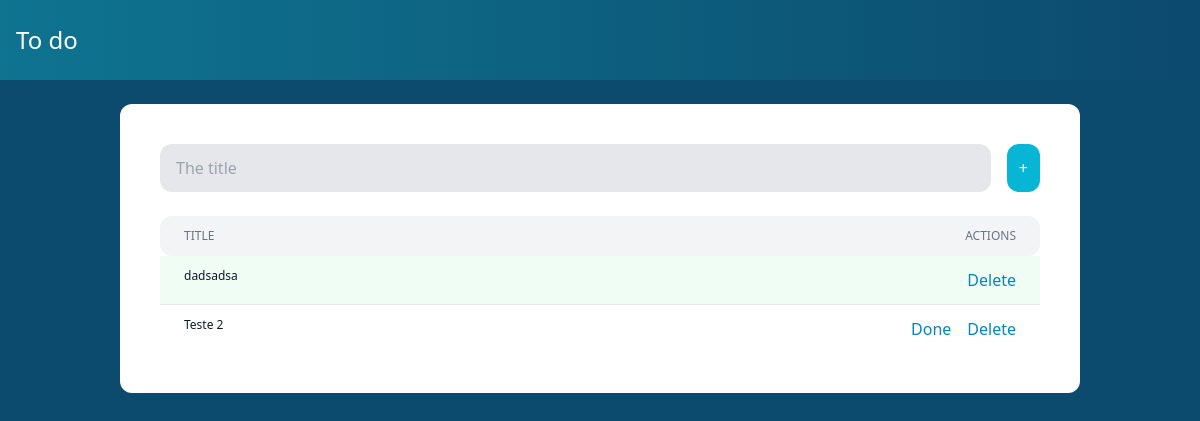
The app's page /, older data.
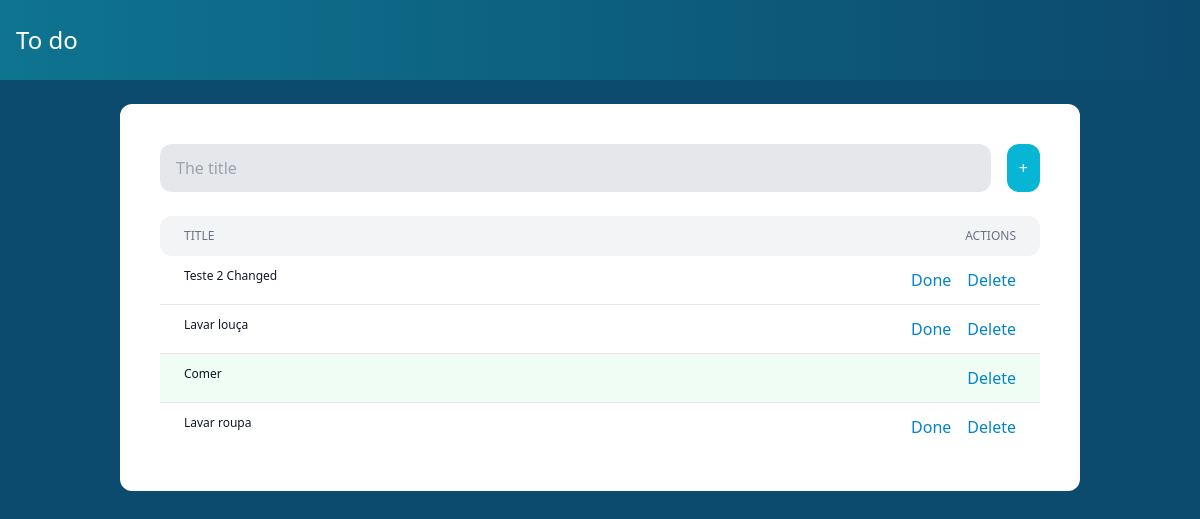
The same page, newer data.
### todo/models.py (models this page shows)
class TodoModel(models.Model):
  title = models.CharField(max_length=255)
  is_done = models.BooleanField(default=False)

### todo/views.py (the view)
# urls.py: path("", TodosView, name="todos"),
def TodosView(request):
    todos = TodoModel.objects.all()
    context = {
        "todos": todos
    }
    return render(request, "todo/todos.html", context)

### todo/templates/todo/todos.html (shortened to what this page needs)
<!DOCTYPE html>
<html>
{% load static %}
<head>
</head>
<body class="bg-sky-900">
  <nav class="flex items-center justify-between px-4 py-6 text-center bg-gradient-to-r from-cyan-700 to-sky-900">
    <a href="/" class="text-2xl text-white">To do</a>
  </nav>
  <div class="w-4/5 my-6 mx-auto p-2 lg:p-10 bg-white rounded-xl">
    <form class="flex mb-6 space-x-4" hx-post="/add-todo/" hx-target="#todos" hx-swap="afterend">
      <input type="text" name="title" class="title flex-1 px-4 py-3 bg-gray-200 rounded-xl" placeholder="The title">
      <button class="p-3 rounded-xl text-white bg-cyan-500 hover:bg-cyan-600">+</button>
    </form>
    <div class="flex py-3 rounded-xl bg-gray-100">
      <div class="w-4/5">
        <p class="px-6 text-xs font-medium text-gray-500 uppercase">Title</p>
      </div>
      <div class="hidden md:block w-1/5 px-6 text-right">
        <p class="text-xs font-medium text-gray-500 uppercase">Actions</p>
      </div>
    </div>
    <div class="divide-y divide-gray-200" id="todos">
      {% for todo in todos %}
        {% include 'todo/partials/todo.html' %}
      {% endfor %}
    </div>
  </div>
</body>
<script src="https://cdn.tailwindcss.com"></script>
</html>

### todo/templates/todo/partials/todo.html
<article class="flex{% if todo.is_done %} bg-green-50{% endif %}">
  <div class="w-4/5 py-3">
    <p class="px-6 text-xs text-gray-900" hx-get="/edit-todo/{{ todo.id }}/" hx-target="this" hx-swap="outerHTML">
      {{ todo.title }}
    </p>
  </div>
  <div class="w-1/5 px-6 py-3 flex justify-end space-x-4">
    {% if not todo.is_done %}
    <form hx-put="/update-todo/{{ todo.id }}/" hx-target="closest article" hx-swap="outerHTML">
      <button class="text-sky-600 hover:text-sky-900">
        Done
      </button>
    </form>
    {% endif %}
    <a href="#" class="text-sky-600 hover:text-sky-900" hx-confirm="Are you sure?" hx-target="closest article"
      hx-swap="outerHTML swap:1s" hx-delete="/delete-todo/{{ todo.id }}/">
      Delete
    </a>
  </div>
</article>

Row changes from the older to the newer data that the page shows:
removed TodoModel: title "dadsadsa", is_done True (drawn)
changed TodoModel: title "Teste 2" → "Teste 2 Changed"
added TodoModel: title "Lavar louça"
added TodoModel: title "Comer", is_done True (drawn)
added TodoModel: title "Lavar roupa"
